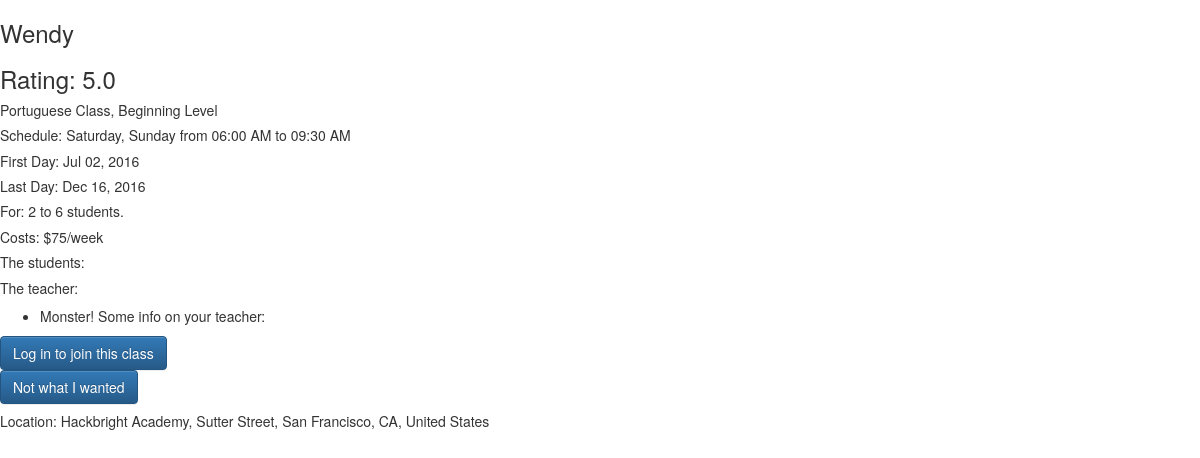
The page /class-info/10 on the database its author committed.
### model.py (models this page shows, shortened)
class Classroom(db.Model):
    __tablename__ = "classes"
    class_id = db.Column(db.Integer, autoincrement=True, primary_key=True)
    class_name = db.Column(db.String(35), nullable=False)
    language = db.Column(db.String(40), nullable=False)
    level = db.Column(db.String, nullable=False)
    cost = db.Column(db.Integer, nullable=True)
    per_time = db.Column(db.String, nullable=False)
    base_price = db.Column(db.Float)
    min_students = db.Column(db.Integer, nullable=False)
    max_students = db.Column(db.Integer, nullable=False)
    address = db.Column(db.String, nullable=True)
    class_days = db.Column(db.String, nullable=False)
    start_date = db.Column(db.DateTime, nullable=False)
    end_date = db.Column(db.DateTime, nullable=True)
    start_time = db.Column(db.DateTime, nullable=False)
    end_time = db.Column(db.DateTime, nullable=False)
    rating = db.Column(db.Integer, nullable=True)
    rating_count = db.Column(db.Integer)
    create_date = db.Column(db.DateTime)
    c_count = db.Column(db.Integer)

class User(db.Model):
    __tablename__ = "users"
    user_id = db.Column(db.Integer, primary_key=True, autoincrement=True)
    username = db.Column(db.String(40), nullable=False)
    email = db.Column(db.String(100), nullable=False)
    password = db.Column(db.String(30), nullable=False)
    fname = db.Column(db.String(60))
    lname = db.Column(db.String(100))
    is_teacher = db.Column(db.Boolean, nullable=False)
    image = db.Column(db.String(150))
    bio = db.Column(db.String(300))

### server.py (the view, shortened to what this page needs)
@app.route('/class-info/<int:url_id>')
def class_info(url_id):
    returned_classes = db.session.query(Classroom).filter(Classroom.class_id==url_id).first()
    all_class = db.session.query(User).join(ClassUser).filter(ClassUser.class_id==url_id).all()
    address=returned_classes.address
    day_join = str(returned_classes.class_days)
    day_join = re.sub('&',', ', day_join)
    days_split = re.sub('days=', '', day_join)
    print "DAYS_SPLIT: ", days_split
    starttime = returned_classes.start_time.strftime("%I:%M %p")
    endtime = returned_classes.end_time.strftime("%I:%M %p")
    startdate = returned_classes.start_date.strftime("%b %d, %Y")
    enddate = returned_classes.end_date.strftime("%b %d, %Y")
    rate_format = returned_classes.rating
    rate_format = "%.1f" % rate_format
    return render_template("class-info.html", returned_classes=returned_classes, url_id=url_id, all_class=all_class,
                                                logged_in=None, starttime=starttime, endtime=endtime, startdate=startdate,
                                                enddate=enddate, days_split=days_split, rate_format=rate_format)

### templates/class-info.html (shortened to what this page needs)
{% extends 'base.html' %}
{% block head %}
  <link rel="stylesheet" type="text/css" src="static/map.css">
{% endblock %}
{% block body %}
  <div>
    <h3>{{ returned_classes.class_name }}</h3>
  </div>
  <div>
    <h3>Rating: {{ rate_format }}</h3>
  </div>
  <div>
    <h5 id="class-info">{{ returned_classes.language }} Class, {{ returned_classes.level }} Level</h5>
  </div>
  <div>
    <h5>Schedule: {{ days_split }} from {{ starttime }} to {{ endtime }}</h5>
  </div>
  <div>
    <h5>First Day: {{ startdate }}</h5>
      {% if returned_classes.end_date == "" %}
      <h5>This class is ongoing</h5>
      {% else %}
      <h5>Last Day: {{ enddate }}</h5>
      {% endif %}
  </div>
  <div>
    <h5>For: {{ returned_classes.min_students }} to {{ returned_classes.max_students }} students.</h5>
  </div>
  <div>
    {% if returned_classes.cost == 0 %}
    <h5>Costs: Free!</h5>
    {% else %}
    <h5>Costs: ${{ returned_classes.cost }}/{{ returned_classes.per_time }}</h5>
    {% endif %}
  </div>
  <div>
    <h5>The students:</h5>
    <h5>The teacher:</h5>
      <ul>
        {% for stu in all_class %}
        {% if stu.is_teacher == 1 %}
        <li>{{ stu.username }} Some info on your teacher: {{ stu.bio }}</li>
        {% endif %}
        {% endfor %}
        </ul>
  </div>
  <div>
    {% if logged_in %}
    {% if returned_classes.c_count - returned_classes.max_students == 0  %}
    <h5>Sorry, this class is full</h5>
    {% else %}
    <form action="/join-class" method="POST" id="join">
      <input type="hidden" name="id-class" id="id-class" value={{ returned_classes.class_id }}>
      <button type="submit" class="btn btn-primary" name="join-it" id="join-it">Join</button>
    </form>
    {% endif %}
    {% else %}
    <form action="/login-visitor" method="GET" id="login">
      <button type="submit" class="btn btn-primary" name="login-visitor">Log in to join this class</button>
    </form>
    {% endif %}
      <a href="/search"><button class="btn btn-primary" name="return-search" id="return-search">Not what I wanted</button></a>
  </div>
  <div>
    <h5>Location: {{ returned_classes.address }} </h5>
  </div>
  <div id="map" style="width: 400px; height: 400px"></div>
{% endblock %}

### static/project.css (style rules this page uses)
#map { height: 50%; width: 50%; }

### rows shown on the page
Classroom: class_name "Wendy", language "Portuguese", level "Beginning", start_date "Jul 02, 2016", end_date "Dec 16, 2016", min_students "2", max_students "6", cost "75", per_time "week", address "Hackbright Academy, Sutter Street, San Francisco, CA, United States"
User: username "Monster!"

### other values the page prints
{{ rate_format }} "5.0"
{{ days_split }} "Saturday, Sunday"
{{ starttime }} "06:00 AM"
{{ endtime }} "09:30 AM"
